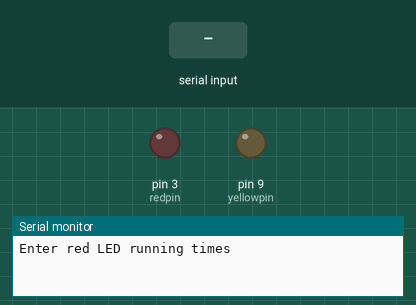
This sketch was run on a simulated Arduino Uno, built with avr-gcc and run on an emulated ATmega328P. Parts: output pins drawn as LEDs (lit = HIGH), the last lines printed to the serial monitor. Dashed ring = blinking. The test bench sets the inputs (shaded band).

Above: at 0.9 s.
1.0 s: "90,45\n" received over Serial
At 1.14 s:
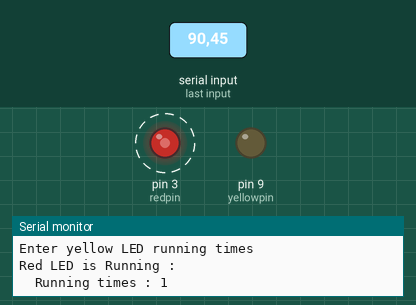
At 46.16 s:
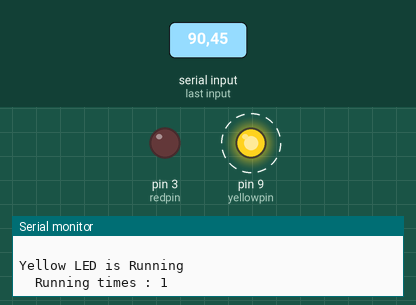
Timing chart, 0 to 48.0 s (numbered marks = the images above; inputs shaded):
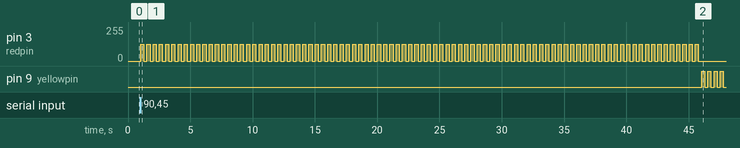

The sketch:

_02_losson_6_7_8_LED.ino
```cpp
int redpin=3 , redon =250 , redoff = 250 , redtimes ;
int yellowpin=9 , yellowon = 250 , yellowoff=250 , yellowtimes ;

void setup() {
  // put your setup code here, to run once:
pinMode(redpin,OUTPUT);
pinMode(yellowpin,OUTPUT);
Serial.begin(9600);

Serial.println("Enter red LED running times ");
while(Serial.available()==0) { }
redtimes = Serial.parseInt();

Serial.println("Enter yellow LED running times ");
while(Serial.available()==1) { }
yellowtimes = Serial.parseInt();
}

void loop() {


Serial.println("Red LED is Running : ");
int r=1;
while (r<=redtimes){
// for (int j=1; j<=redtimes ; j+=1){
  Serial.print("  Running times : ");
  Serial.println(r);
 // digitalWrite(redpin,HIGH); // digital raqamli , HIGH = 5V
  analogWrite(redpin, 127); // anolog uhshashlik , x=y/51 , x we need value , y we gived value , 255=5v agar y>255 qaytadan ketadi yani y=51=306  , y=0=256
  delay(redon);
  digitalWrite(redpin,LOW);
  delay(redoff);
  r+=1 ;
}
Serial.println(' ');
Serial.println("Yellow LED is Running ");
int y=1 ;
while(y<=yellowtimes){
  Serial.print("  Running times : ");
  Serial.println(y);
  //digitalWrite(yellowpin,HIGH);
  analogWrite(yellowpin,255);
  delay(yellowon);
  digitalWrite(yellowpin,LOW);
  delay(yellowoff);
  y+=1;
}
Serial.println(' ');

}
```

Measured:
- after the input at 1.0 s, pin 3 (redpin): alternates 127/255 for 0.25 s and 0/255 for 0.25 s, 180 changes in all, then stays 0/255, starting at once; pin 9 (yellowpin): alternates HIGH for 0.25 s and LOW for 0.25 s, starting after 45.0 s
